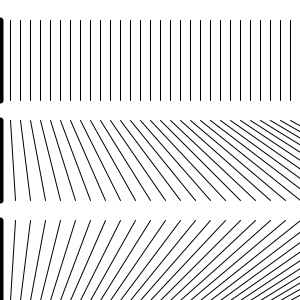
Frame 1 (no input)
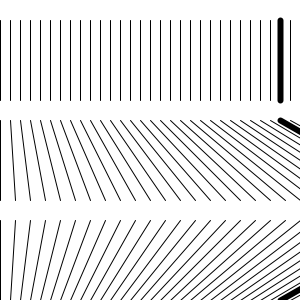
Frame 60 (the mouse pressed at the canvas centre just before this capture)
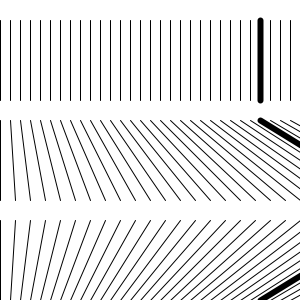
Frame 120 (the mouse held since frame 60 and released just before this capture)

The Processing sketch that drew these frames (run headless with seeded random() and noise(); from frame 60 on, the mouse is pressed at the canvas centre):

// Processing sketch: setupDrawLines
// ── setupDrawLines.pde
// Animating For Loops 
// a for loop is used to repeat the drawing of a line.

int c; // current count
int cm = 30; // max count

void setup() {
  size (300, 300); 
  frameRate(12); // set speed of draw loop
}

void draw() {
  background (255);
  // in this example each loop repeats the line () command 60 times. 
  // the value of i is used to set the x location of each line
  // 60 lines are drawn using only a few lines of code.
  for (int i=0; i<cm; i++) { 
    strokeWeight (1);
    if(i == c) strokeWeight(6); // increase weight when count is same as line being drawn, notice the effect.
    line (i*10, 20, i*10, 100);
  } 

  // the strokeweight of each line is increased with the value 'i' 
  // the lower point in the line is spaced 15 pixels apart - creating an offset
  for (int i=0; i<cm; i++) { 
    strokeWeight (1);
    if(i == c) strokeWeight(6);
    line (i*10, 120, i*15, 200);
  } 

  for (int i=0; i<cm; i++) { 
    strokeWeight (1);
    if(i == c) strokeWeight(6);
    line (i*15, 220, i*10, 300);
  }
  // increment and wrap the count variable
  c++;
  if(c>cm)c = 0;
}
